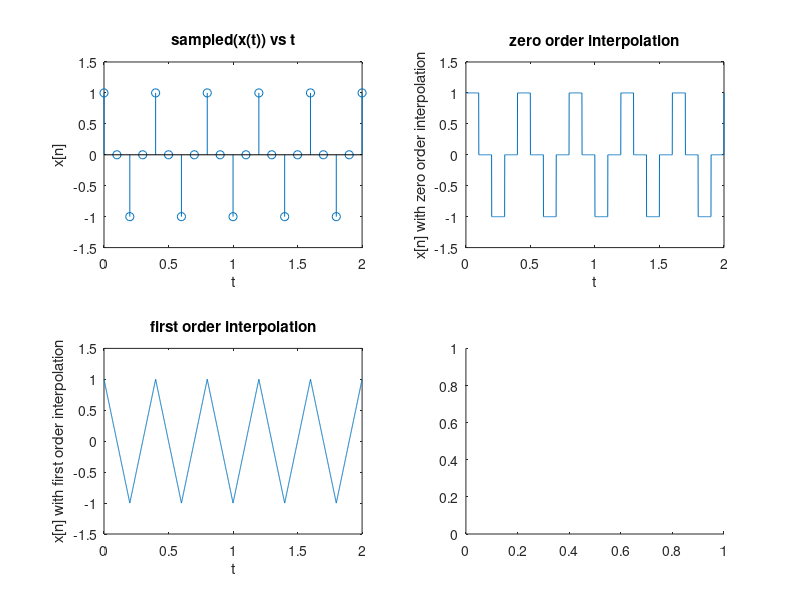

Write MATLAB code to recreate this figure. (Note: this script raises an error after producing the figure.)
Ts = 0.1;
t_fine = 0:0.001:2;
xt = cos(5*pi*t_fine) + sin(10*pi*t_fine);
t_samples = 0:Ts:2;
sampledxt = cos(5*pi*t_samples)+sin(10*pi*t_samples);

figure();
subplot(2,2,1)
stem(t_samples,sampledxt);
xlabel("t");
ylabel("x[n]");
title("sampled(x(t)) vs t");

subplot(2,2,2)
y1 = interp1(t_samples,sampledxt,t_fine,'previous');
plot(t_fine, y1);
disp("MAE for zeroth order");
disp(max(abs(xt-y1)));
xlabel("t");
ylabel("x[n] with zero order interpolation");
title("zero order interpolation");

subplot(2,2,3)
y2 = interp1(t_samples,sampledxt,t_fine,'linear');
plot(t_fine, y2);
disp("MAE for linear/first order");
disp(max(abs(xt-y2)));
xlabel("t");
ylabel("x[n] with first order interpolation");
title("first order interpolation");

subplot(2,2,4)
n = 0:2/Ts;
y3 = sinc_recon(n,sampledxt,Ts,t_fine);
plot(t_fine, y3);
disp("MAE for sinc interpoltion");
disp(max(abs(xt-y3)));
xlabel("t");
ylabel("x[n] with sinc interpolation");
title("interpolation using sinc function");



